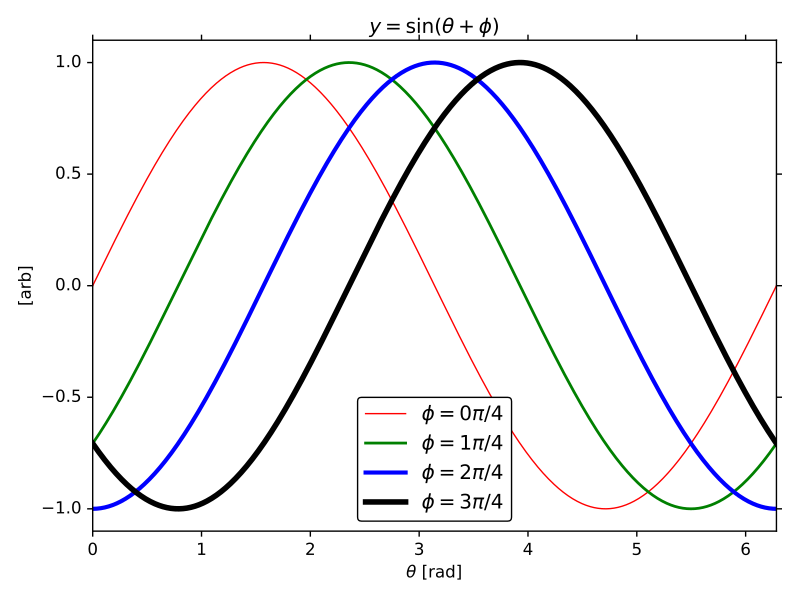

Write the Python code that produced this figure.
fig, ax = plt.subplots(tight_layout=True)
x = np.linspace(0, 2*np.pi, 1024)

for i, (lw, c) in enumerate(zip(range(4), ['r', 'g', 'b', 'k'])):
   ax.plot(x, np.sin(x - i * np.pi / 4),
           label=r'$\phi = {{{0}}} \pi / 4$'.format(i),
           lw=lw + 1,
           c=c)

ax.set_xlim([0, 2*np.pi])
ax.set_title(r'$y=\sin(\theta + \phi)$')
ax.set_ylabel(r'[arb]')
ax.set_xlabel(r'$\theta$ [rad]')

ax.legend(loc=0)
